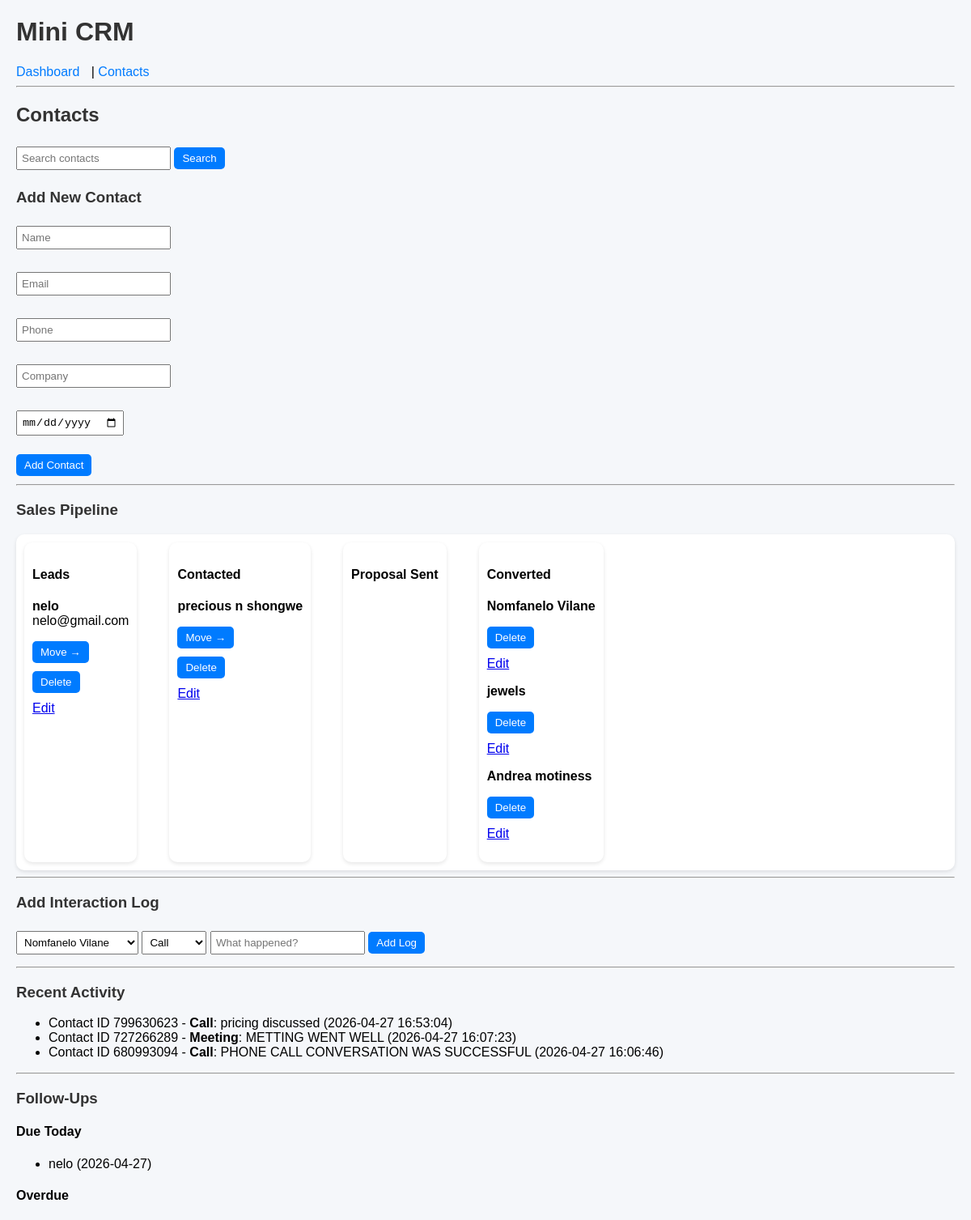
Screenshot of /contacts with the database file from the repository.
### tables this page shows
CREATE TABLE contacts (
    id INTEGER PRIMARY KEY AUTOINCREMENT,
    name TEXT,
    email TEXT,
    phone TEXT,
    company TEXT,
    stage TEXT DEFAULT 'Lead'
, follow_up TEXT);

CREATE TABLE logs (
    id INTEGER PRIMARY KEY AUTOINCREMENT,
    contact_id INTEGER,
    type TEXT,
    note TEXT,
    date TEXT
);

### app.py (the view, shortened to what this page needs)
@app.route('/contacts', methods=['GET', 'POST'])
def contacts():
    conn = get_db_connection()
    logs = conn.execute('SELECT * FROM logs ORDER BY date DESC').fetchall()
    search = request.args.get('search')
    if search:
        leads = conn.execute(
            "SELECT * FROM contacts WHERE stage='Lead' AND name LIKE ?",
            ('%' + search + '%',)
        ).fetchall()
    else:
        leads = conn.execute("SELECT * FROM contacts WHERE stage='Lead'").fetchall()
    contacted = conn.execute("SELECT * FROM contacts WHERE stage='Contacted'").fetchall()
    proposal = conn.execute("SELECT * FROM contacts WHERE stage='Proposal Sent'").fetchall()
    converted = conn.execute("SELECT * FROM contacts WHERE stage='Converted'").fetchall()
    due_today = conn.execute("SELECT * FROM contacts WHERE follow_up = date('now')").fetchall()
    overdue = conn.execute("SELECT * FROM contacts WHERE follow_up < date('now')").fetchall()
    all_contacts = conn.execute("SELECT * FROM contacts").fetchall()
    logs = conn.execute('SELECT * FROM logs ORDER BY date DESC').fetchall()
    conn.close()
    return render_template(
        'contacts.html',
        leads=leads,
        contacted=contacted,
        proposal=proposal,
        converted=converted,
        logs=logs,
        due_today=due_today,
        overdue=overdue,
        all_contacts=all_contacts
    )

### app.py (called while the page is built)
def get_db_connection():
    conn = sqlite3.connect('database.db')
    conn.row_factory = sqlite3.Row
    return conn

### templates/contacts.html (shortened to what this page needs)
{% extends "base.html" %}
{% block content %}
<h2>Contacts</h2>
<form method="GET">
    <input type="text" name="search" placeholder="Search contacts">
    <button type="submit">Search</button>
</form>
<h3>Add New Contact</h3>
<form method="POST">
    <input type="text" name="name" placeholder="Name" required><br><br>
    <input type="email" name="email" placeholder="Email" required><br><br>
    <input type="text" name="phone" placeholder="Phone"><br><br>
    <input type="text" name="company" placeholder="Company"><br><br>
    <input type="date" name="follow_up"><br><br>
    <button type="submit">Add Contact</button>
</form>
<hr>
<h3>Sales Pipeline</h3>
<div style="display: flex; gap: 40px;">
    <div>
        <h4>Leads</h4>
        {% for contact in leads %}
            <p>
                <strong>{{ contact.name }}</strong>
                <br>
                {{ contact.email }}
                <form method="POST">
                    <button type="submit">Move →</button>
                </form>
                <form method="POST">
                    <button type="submit">Delete</button>
                </form>
                <a href="/edit/{{ contact.id }}">Edit</a>
            </p>
        {% endfor %}
    </div>
    <div>
        <h4>Contacted</h4>
        {% for contact in contacted %}
            <p>
                <strong>{{ contact.name }}</strong>
                <form method="POST">
                    <button type="submit">Move →</button>
                </form>
                <form method="POST">
                    <button type="submit">Delete</button>
                </form>
                <a href="/edit/{{ contact.id }}">Edit</a>
            </p>
        {% endfor %}
    </div>
    <div>
        <h4>Proposal Sent</h4>
    </div>
    <div>
        <h4>Converted</h4>
        {% for contact in converted %}
            <p>
                <strong>{{ contact.name }}</strong>
                <form method="POST">
                    <button type="submit">Delete</button>
                </form>
                <a href="/edit/{{ contact.id }}">Edit</a>
            </p>
        {% endfor %}
    </div>
</div>
<hr>
<h3>Add Interaction Log</h3>
<form method="POST">
    <select name="log_contact_id">
    {% for contact in all_contacts %}
        <option value="{{ contact.id }}">
            {{ contact.name }}
        </option>
    {% endfor %}
    </select>
    <select name="type">
        <option value="Call">Call</option>
    </select>
    <input type="text" name="note" placeholder="What happened?" required>
    <button type="submit">Add Log</button>
</form>
<hr>
<h3>Recent Activity</h3>
<ul>
    {% for log in logs %}
        <li>
            Contact ID {{ log.contact_id }} -
            <strong>{{ log.type }}</strong>:
            {{ log.note }}
            ({{ log.date }})
        </li>
    {% endfor %}
</ul>
<hr>
<h3>Follow-Ups</h3>
<h4>Due Today</h4>
<ul>
    {% for contact in due_today %}
        <li>{{ contact.name }} ({{ contact.follow_up }})</li>
    {% endfor %}
</ul>
<h4>Overdue</h4>
{% endblock %}

### templates/base.html (shortened to what this page needs)
<!DOCTYPE html>
<html>
<head>
    <link rel="stylesheet" href="{{ url_for('static', filename='styles.css') }}">
</head>
<body>
    <h1>Mini CRM</h1>
    <nav>
        <a href="/">Dashboard</a> |
        <a href="/contacts">Contacts</a>
    </nav>
    <hr>
    {% block content %}{% endblock %}
</body>
</html>

### static/styles.css (style rules this page uses)
body { font-family: Arial; background: #f5f7fa; margin: 20px; }
h1, h2, h3 { color: #333; }
nav a { margin-right: 10px; text-decoration: none; color: #007BFF; }
form { margin-bottom: 10px; }
input, select { padding: 5px; margin: 5px 0; }
button { background: #007BFF; color: white; border: none; padding: 6px 10px; border-radius: 5px; }
div { background: white; padding: 10px; border-radius: 10px; box-shadow: 0 2px 5px rgba(0,0,0,0.1); }

### rows the page displays
contacts: name "nelo", email "nelo@gmail.com", follow_up "2026-04-27"
contacts: name "precious n shongwe"
contacts: name "Nomfanelo Vilane"
contacts: name "jewels"
contacts: name "Andrea motiness"
logs: contact_id "799630623", type "Call", note "pricing discussed", date "2026-04-27 16:53:04"
logs: contact_id "727266289", type "Meeting", note "METTING WENT WELL", date "2026-04-27 16:07:23"
logs: contact_id "680993094", type "Call", note "PHONE CALL CONVERSATION WAS SUCCESSFUL", date "2026-04-27 16:06:46"

### other values shown
form field log_contact_id "Nomfanelo Vilane"
